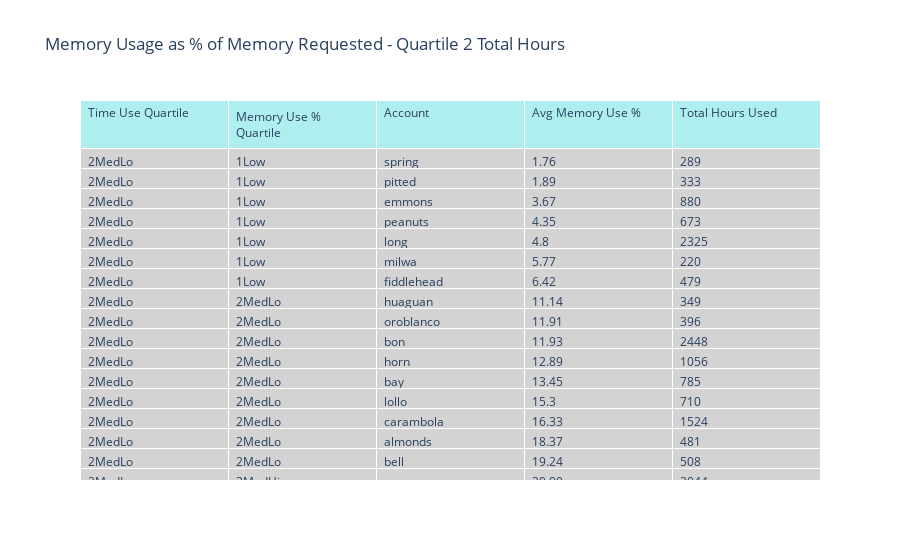

Here is the notebook cell this chart was saved with:
### Code cell
figtbl1b = go.Figure(data = [go.Table(
    header=dict(values=list(data_table1b.columns),
                               fill_color = 'paleturquoise',
                               align = 'left'),
    cells=dict(values=[data_table1b['Time Use Quartile'], data_table1b['Memory Use % Quartile'],
                       data_table1b['Account'], data_table1b['Avg Memory Use %'], data_table1b['Total Hours Used']],
                                fill_color='lightgray',
                                 align='left')
)])

figtbl1b.update_layout(title_text = 'Memory Usage as % of Memory Requested - Quartile 2 Total Hours')
figtbl1b.show()

### Figure 1 — Plotly figure (JSON) as saved in the notebook; plotly's stock layout.template omitted (floating-point values rounded to 4 significant figures; data arrays with more than 128 entries replaced by an {"elided": "..."} marker saying what was removed)
{"data": [{"cells": {"align": "left", "fill": {"color": "lightgray"}, "values": {"elided": "5x33 mixed values"}}, "header": {"align": "left", "fill": {"color": "paleturquoise"}, "values": ["Time Use Quartile", "Memory Use % Quartile", "Account", "Avg Memory Use %", "Total Hours Used"]}, "type": "table"}], "layout": {"title": {"text": "Memory Usage as % of Memory Requested - Quartile 2 Total Hours"}}}
